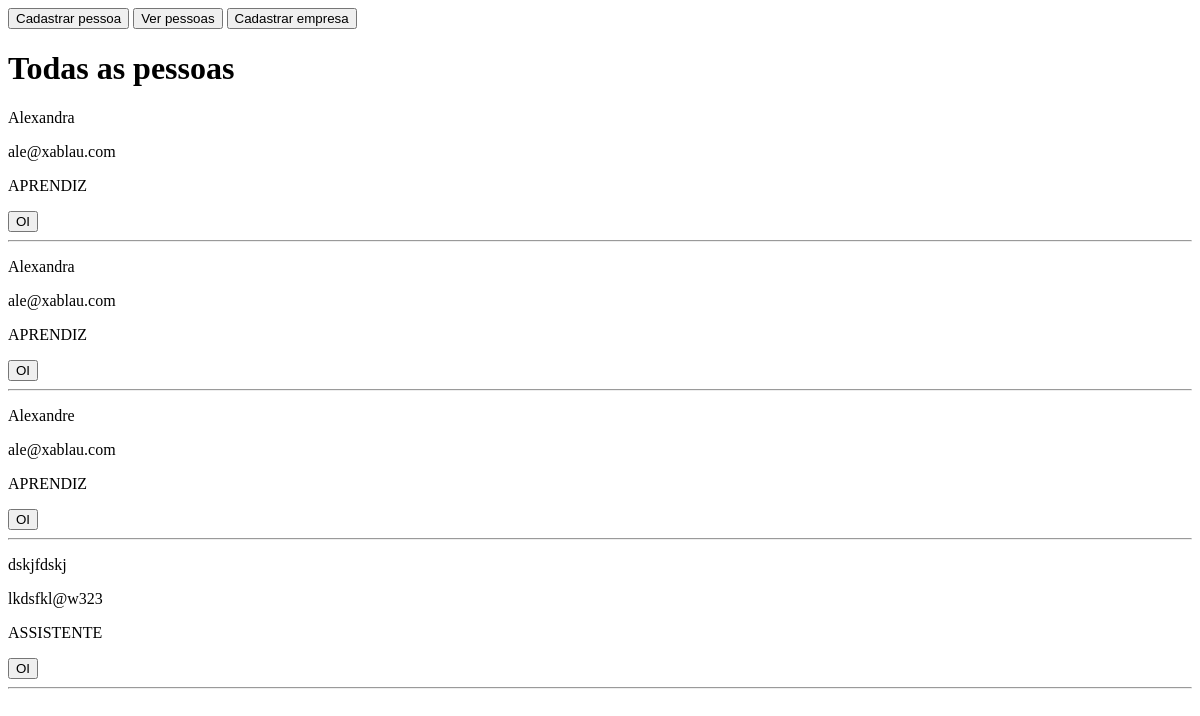
The page /pessoas/ on the database as committed earlier.
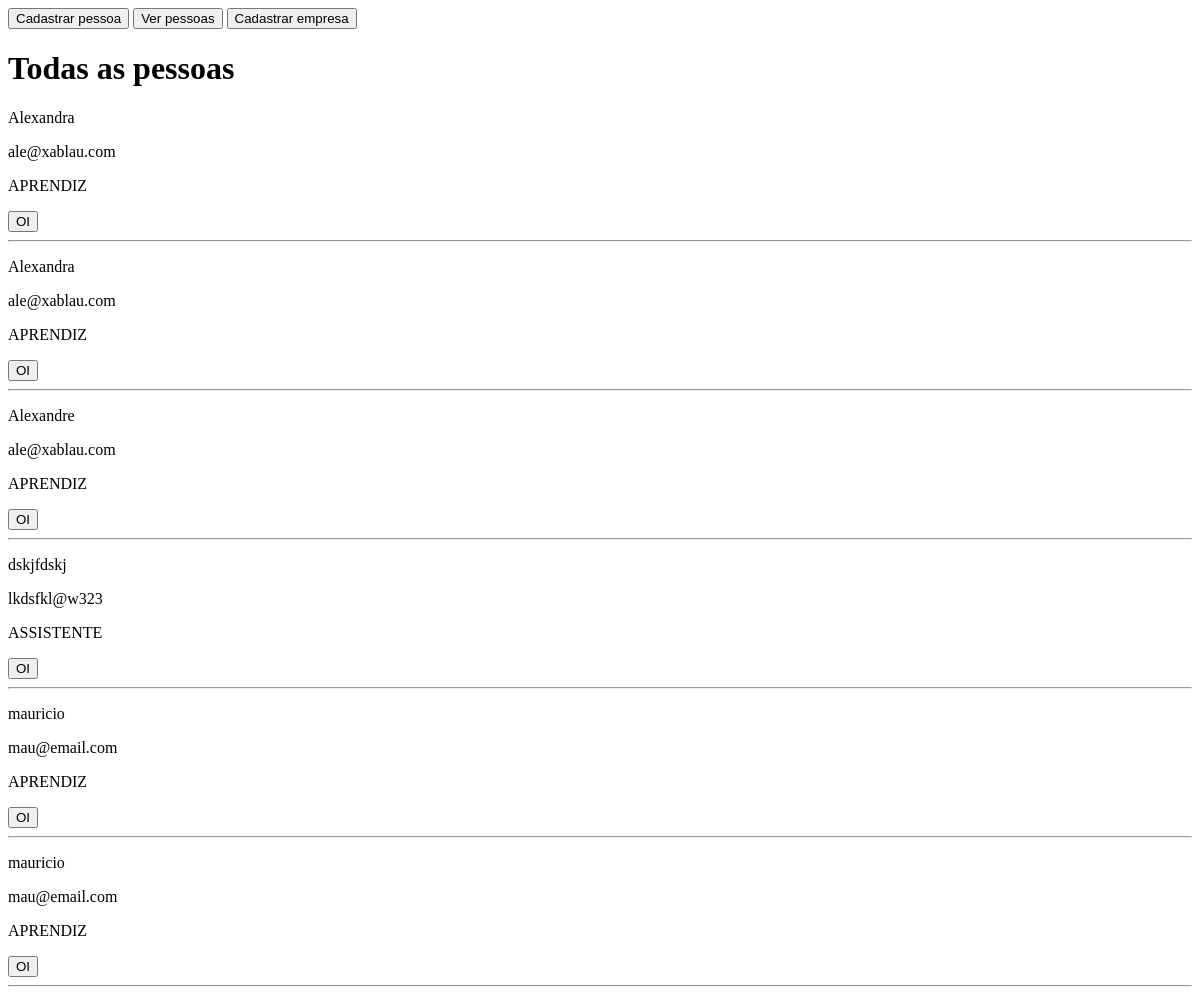
The same page on the database as committed later.
### pessoa/models.py (models this page shows)
class Pessoa(models.Model):
    nome = models.CharField(max_length=255, verbose_name='Nome')
    telefone = models.IntegerField(verbose_name='Telefone')
    email = models.CharField(max_length=50, verbose_name='E-mail')
    generos = (
        ("M", "Masculino"),
        ("F", "Feminino")
    )
    genero = models.CharField(max_length=255, verbose_name='Gênero', choices=generos)
    cargos = (
        ("APRENDIZ", "Aprendiz"),
        ("ASSISTENTE", "Assistente"),
        ("TÈCNICO", "Técnico"),
        ("ANALISTA", "Analista"),
        ("Supervisor", "Supervisor"),
        ("GERENTE", "Gerente"),
        ("DIRETOR", "Diretor"),
    )
    cargo = models.CharField(max_length=255, verbose_name='Cargo', choices=cargos)
    pretencao_salarial = models.FloatField(verbose_name="Pretenção Salarial")
    pcd = models.BooleanField(verbose_name="Possui alguma Deficiência?")
    objetivo = models.TextField(verbose_name="Objetivo Pretendido")

### pessoa/views.py (the view)
# urls.py: path('pessoas/', mostrar_pessoas),
def mostrar_pessoas(request):
    pessoas = Pessoa.objects.all()
    args = {
        'pessoas': pessoas
    }
    return render(request, 'mostrar_pessoas.html', args)

### pessoa/templates/mostrar_pessoas.html
{% extends "base.html" %}
{% block body %}
<nav>
    <a href="/"><button>Cadastrar pessoa</button></a>
    <a href="/pessoas/"><button>Ver pessoas</button></a>
    <a href="/empresa/"><button>Cadastrar empresa</button></a>
</nav>
    <h1>Todas as pessoas</h1>
    {% for pessoa in pessoas %}
    <p>{{pessoa.nome}}</p>
    <p>{{pessoa.email}}</p>
    <p>{{pessoa.cargo}}</p>
    <button>OI</button>
    <hr>
    {% endfor %}
{% endblock %}

### empresa/templates/base.html (shortened to what this page needs)
<!DOCTYPE html>
<html lang="en">
<head>
</head>
<body>
    {% block body %}
    {% endblock body %}
</body>
</html>

Rows that differ between the two databases and show on the page:
added Pessoa: nome "mauricio", email "mau@email.com", cargo "APRENDIZ"
added Pessoa: nome "mauricio", email "mau@email.com", cargo "APRENDIZ"
